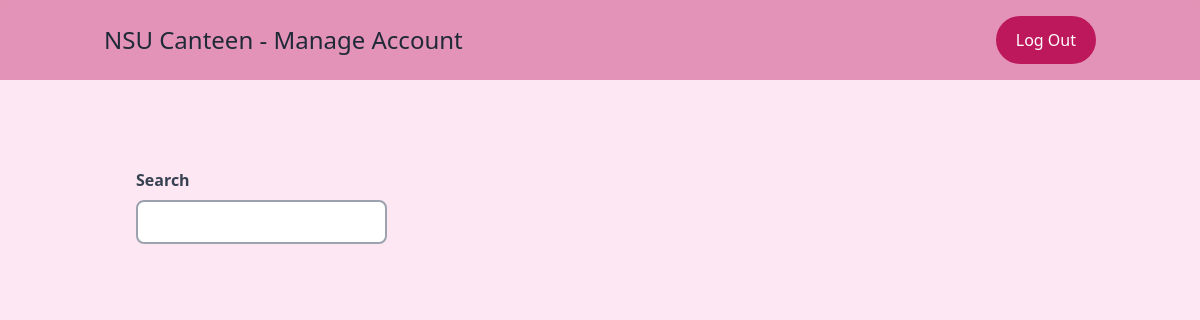
Before: /output/manageAccount.php (signed in) with the older database file.
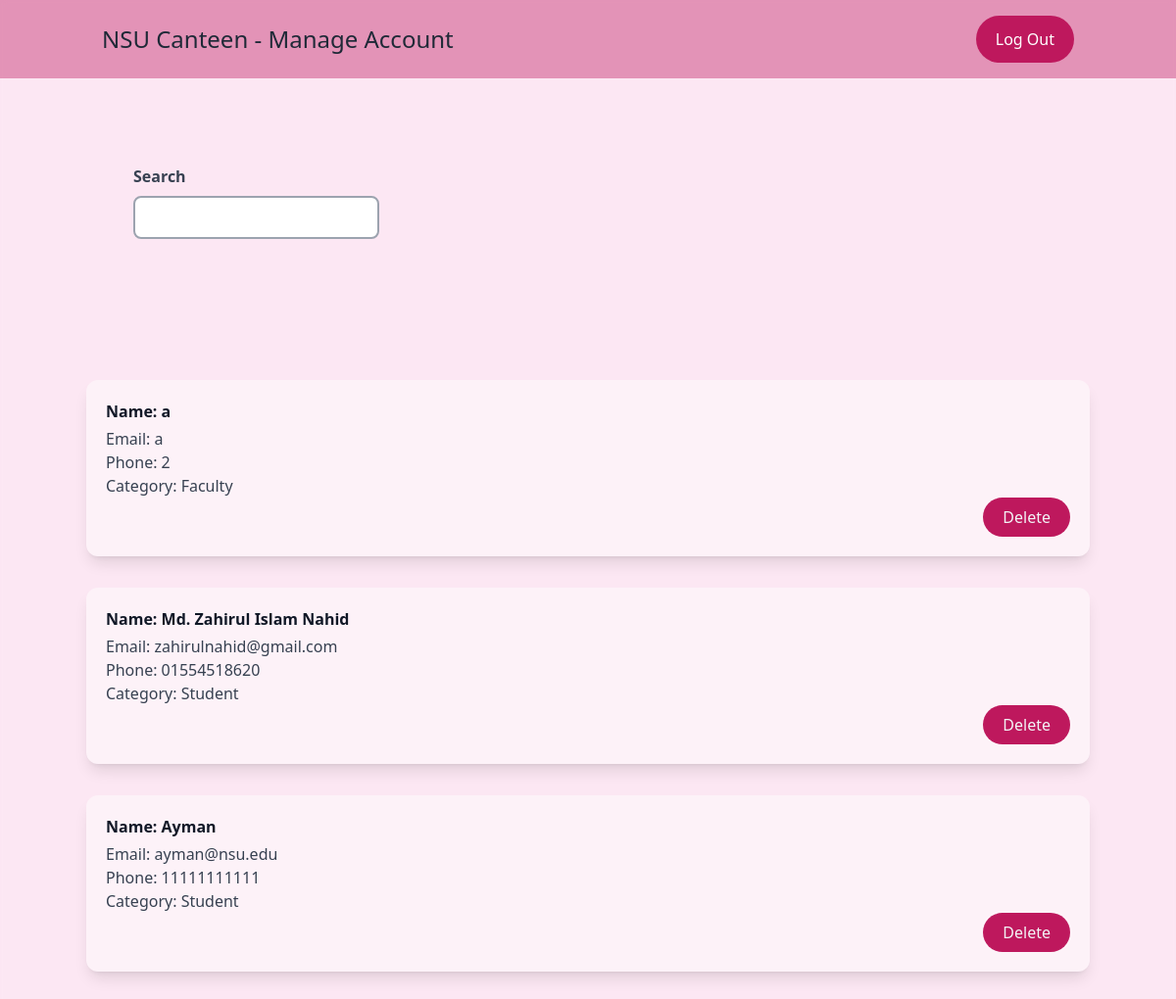
After: the same page with the newer database file.
### tables this page shows
CREATE TABLE `users` (
  `id` int(11) NOT NULL,
  `category` int(11) NOT NULL,
  `name` varchar(50) NOT NULL,
  `email` varchar(50) NOT NULL,
  `phone` varchar(20) NOT NULL,
  `password` varchar(50) NOT NULL,
  `verified` varchar(255) NOT NULL DEFAULT 'pending'
);

CREATE TABLE `user_category` (
  `id` int(11) NOT NULL,
  `category` varchar(30) NOT NULL
);

### output/manageAccount.php (the view, shortened to what this page needs)
<!DOCTYPE html>
<html>
<head>
    <link rel="stylesheet" href="outputstyles.css">
    <script src="https://cdn.tailwindcss.com"></script>
</head>
<body class="bg-pink-100 scroll-smooth font-raleway min-h-screen bg-cover bg-no-repeat w-full"
    style="background-image: url('../images/Homepage bg .png'); backdrop-filter:blur(3px);">
    <nav class="bg-pink-700 bg-opacity-40 py-4 px-14">
        <div class="container mx-auto flex font-raleway justify-between items-center px-4">
            <a href="#" class="text-gray-800 text-2xl font-raleway">NSU Canteen - Manage Account</a>
            <div>
                <button
                    class="bg-pink-700 hover:bg-pink-50 hover:text-black text-white font-raleway py-3 px-5 rounded-full focus:outline-black
                                            focus:ring-2 focus:ring-pink-400 w-full hover:translate-0 hover:transition-shadow"
                    type="submit">Log Out</button>
            </div>
        </div>
    </nav>
    <div class="flex m-14">
        <div class="px-20 my-4 p-4 w-full float-left">
            <label class="block text-gray-700 font-bold mb-2 " for="search">Search</label>
            <input
                class="border-2 border-gray-400 p-2 text-black rounded-lg focus:outline-none focus:ring-2 focus:ring-pink-400"
                type="search" name="search" id="search">
        </div>
    </div>
    <ul class="grid grid-cols-1 gap-4 mx-auto my-28 container shadow-none">
        <?php
        include('connection.php');
        $sql = "SELECT users.*, user_category.id, user_category.category
        FROM `users`
        INNER JOIN user_category ON users.category = user_category.id
        WHERE users.verified ='true';";
        $result = $conn->query($sql);
        $row = [];
        if ($result->num_rows > 0) {
            $row = $result->fetch_all(MYSQLI_ASSOC);
        }
        if (!empty($row))
            foreach ($row as $rows) {
                ?>
                <li class="bg-pink-50 rounded-xl shadow-lg mb-4 overflow-hidden flex">
                    <div class="p-5 flex-grow">
                        <h3 class="text-base font-bold text-gray-900 mb-1">Name:
                            <?php echo $rows["name"]; ?>
                        </h3>
                        <p class="text-gray-700 font-medium">Email:
                            <?php echo $rows["email"]; ?>
                        </p>
                        <p class="text-gray-700 font-medium">Phone:
                            <?php echo $rows["phone"]; ?>
                        </p>
                        <p class="text-gray-700 font-medium">Category:
                            <?php echo $rows["category"]; ?>
                        </p>
                        <a href="deleteAccount.php?id=<?php echo $rows["email"]; ?>&redirect=manageAccount.php" name="delete"
                            value="Delete Account" class=" px-5 py-2 min-w-fit  float-right bg-pink-700 text-gray-100 hover:text-gray-800 hover:bg-pink-100 rounded-full border-spacing-2
                    font-raleway focus:ring-2 hover:translate-0 hover:transition-shadow">Delete</a>
                    </div>
                </li>
            <?php }
        ?>
    </ul>
</body>
</html>

Changed rows visible on the page:
added users: name "a", email "a", phone "2", user_category.category "Faculty"
now on this page (row edited): users: name "Md. Zahirul Islam Nahid", email "zahirulnahid@gmail.com", phone "01554518620", user_category.category "Student"
now on this page (row edited): users: name "Ayman", email "ayman@nsu.edu", phone "11111111111", user_category.category "Student"
